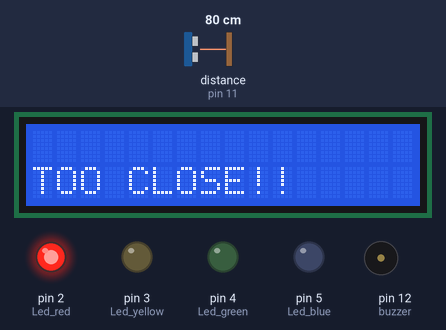
The sketch below on a simulated Arduino Uno, built with avr-gcc and run on an emulated ATmega328P. Shown: 16×2 character LCD, output pins drawn as LEDs (lit = HIGH), buzzer (waves = sounding). Wiring (inferred from the names in the program): ultrasonic range finder: trigger pin 10; echo pin 11. The test bench sets the inputs (shaded band); at power-on: distance to the obstacle (sensor on pin 11) 80 cm. The echo pulse lasts 58.3 µs per cm; pins used as bus, display or sensor lines are not drawn; what the sketch prints to the serial monitor is not drawn.

Above: at 1.3 s.
1.4 s: distance to the obstacle (sensor on pin 11) set to 5 cm
7.4 s: distance to the obstacle (sensor on pin 11) set to 2 cm
At 8.8 s:
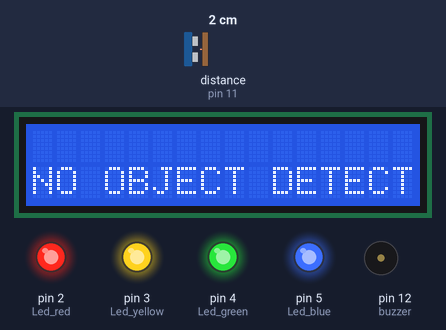
10.1 s: distance to the obstacle (sensor on pin 11) set to 120 cm
At 11.0 s:
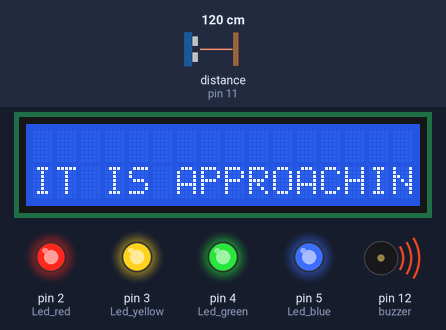
15.8 s: distance to the obstacle (sensor on pin 11) set to 250 cm
At 17.1 s:
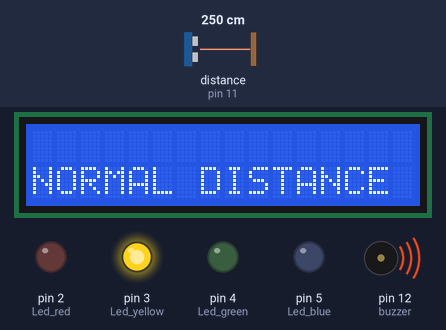
21.8 s: distance to the obstacle (sensor on pin 11) set to 299 cm
At 24.2 s:
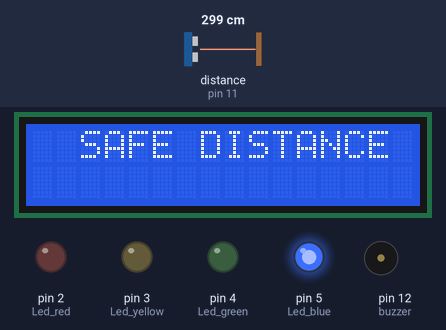
Timing chart, 0 to 28.8 s (numbered marks = the images above; inputs shaded):
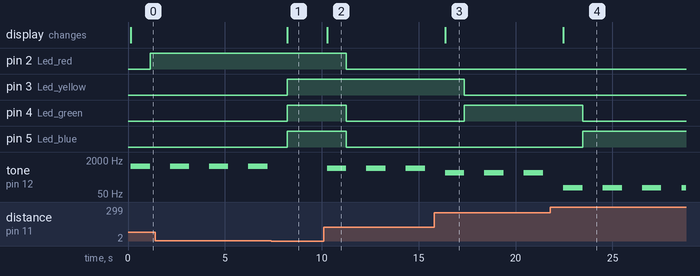

Measured:
- the behaviour switches between 4 and 3 cm on distance to the obstacle (sensor on pin 11) (found by bisection; images 0 and 1)
- after the input at 7.4 s, pin 3 (Led_yellow), pin 4 (Led_green), pin 5 (Led_blue): LOW → HIGH after 0.82 s; tone on pin 12 (buzzer): stays silent (without the input it goes to 1000 Hz after 0.82 s); the display: changes after 0.82 s (image 1)
- after the input at 10.1 s, pin 2 (Led_red), pin 4 (Led_green), pin 5 (Led_blue): HIGH → LOW after 1.2 s; tone on pin 12 (buzzer): alternates 800 Hz for 1.0 s and silent for 1.0 s, starting after 0.17 s; the display: changes after 0.17 s (image 2)
- after the input at 15.8 s, pin 3 (Led_yellow): HIGH → LOW after 1.6 s; pin 4 (Led_green): LOW → HIGH after 1.6 s; the display: changes after 0.56 s (image 3)
- after the input at 21.8 s, pin 4 (Led_green): HIGH → LOW after 1.7 s; pin 5 (Led_blue): LOW → HIGH after 1.7 s; the display: changes after 0.67 s (image 4)
- by itself, tone on pin 12 (buzzer): alternates 1000 Hz for 1.0 s and silent for 1.0 s

The sketch:

CaseStudy3_2_SensorIntegration.ino
```cpp
// ===== library declaration =====
#include <Wire.h>
#include <LiquidCrystal_I2C.h>


// ===== variable pin declaration =====
// === pin LED ===
int buzzer = 12;

//Begin - leds
int Led_red = 2;
int Led_yellow = 3;
int Led_green = 4;
int Led_blue = 5;

// === ultrasonic Pin ===
int triggerPin = 10;
int echoPin = 11;

int inches = 0;
float cm = 0;

// === LCD Pin ===
// Set the LCD address to 0x27 for a 16 chars and 2 line display
LiquidCrystal_I2C lcd(0x27, 16, 2);


// readUltraSonic function
long readUltrasonicDistance(int triggerPin, int echoPin) // Trig & Echo responsible function
{

  //pinmode -> Configures the specified pin to behave either as an input or an output
  //digitalWrite -> The code makes the digital pin 13 an OUTPUT and toggles it by alternating between HIGH and LOW at one second pace
  //delayMicroseconds -> Pauses the program for the amount of time (in microseconds) specified by the parameter
  //pulseIn -> Reads a pulse (either HIGH or LOW ) on a pin

  pinMode(triggerPin, OUTPUT);  // Trig pin
  digitalWrite(triggerPin, LOW);
  delayMicroseconds(2);

  // put the wheat pin on high logic level for 10 us
  digitalWrite(triggerPin, HIGH);
  delayMicroseconds(10);
  digitalWrite(triggerPin, LOW);
  pinMode(echoPin, INPUT);

  //  Reads the Echo pin, and returns the wave travel time in microseconds
  return pulseIn(echoPin, HIGH);
}


void setup() {
  // put your setup code here, to run once:
  // === LED pinSETUP ===
  pinMode(Led_blue, OUTPUT);
  pinMode(Led_green, OUTPUT);
  pinMode(Led_yellow, OUTPUT);
  pinMode(Led_red, OUTPUT);
  //buzzer
  // === Buzzer pinSETUP ===
  pinMode(buzzer, OUTPUT);


  // === LCD pinSETUP ===
    // initialize the LCD
  lcd.begin(16,2);
  lcd.init();
  // Turn on the blacklight and print a message.
  lcd.backlight();
  Serial.begin(9600);
  lcd.setCursor(0, 0);
  lcd.print("WORKSHOP");

}

void loop() {
  // put your main code here, to run repeatedly:

  // signal measurement in cm
  cm = 0.01723 * readUltrasonicDistance(10,11);
  // cm to inch conversion
  inches = (cm / 2.54);

 /* NOTES
minimum distance 3
maximum distance 336
range 333
Number of LEDs 8
*/
  // begin - conditions LEDS
  if ((cm >= 3) && (cm <= 86)) {

   // === set cursor (row, column) ===
    lcd.clear();
    lcd.setCursor(0, 1);
    lcd.print("TOO CLOSE!!");
    Serial.print("RED LIGHT ON");
    tone(12, 1000); // Send 1KHz sound signal...
    delay(1000);        // ...for 1 sec
    noTone(12);

    digitalWrite(Led_red, HIGH);
    digitalWrite(Led_yellow, LOW);
    digitalWrite(Led_green, LOW);
    digitalWrite(Led_blue, LOW);
  }

  else if ((cm >= 87) && (cm <= 170)) {
     // === set cursor (row, column) ===
    lcd.clear();
    lcd.setCursor(0, 1);
    lcd.print("IT IS APPROACHING!");
    Serial.print("YELLOW LIGHT ON");
    tone(12, 800); // Send 1KHz sound signal...
    delay(1000);        // ...for 1 sec
    noTone(12);

    digitalWrite(Led_red, LOW);
    digitalWrite(Led_yellow, HIGH);
    digitalWrite(Led_green, LOW);
    digitalWrite(Led_blue, LOW);
  }

  else if ((cm >= 171) && (cm <= 253)) {
    // === set cursor (row, column) ===
    lcd.clear();
    lcd.setCursor(0, 1);
    lcd.print("NORMAL DISTANCE");
    Serial.print("GREEN LIGHT ON");
    tone(12, 500); // Send 1KHz sound signal...
    delay(1000);        // ...for 1 sec
    noTone(12);

    digitalWrite(Led_red, LOW);
    digitalWrite(Led_yellow, LOW);
    digitalWrite(Led_green, HIGH);
    digitalWrite(Led_blue, LOW);
  }

  else if ((cm >= 254) && (cm <= 336)) {
    // === set cursor (row, column) ===
    lcd.clear();
    lcd.setCursor(2, 0);
    lcd.print("SAFE DISTANCE");
    tone(12, 100); // Send 1KHz sound signal...
    delay(1000);        // ...for 1 sec
    noTone(12);

    Serial.print("BLUE LIGHT ON");
    digitalWrite(Led_red, LOW);
    digitalWrite(Led_yellow, LOW);
    digitalWrite(Led_green, LOW);
    digitalWrite(Led_blue, HIGH);
  }

  else {
    // === set cursor (row, column) ===
    lcd.clear();
    lcd.setCursor(0, 1);
    lcd.print("NO OBJECT DETECTED");
    Serial.print("NO LIGHTS TRIGGERED");
    digitalWrite(Led_red, HIGH);
    digitalWrite(Led_yellow, HIGH);
    digitalWrite(Led_green, HIGH);
    digitalWrite(Led_blue, HIGH);
    }

  //end - conditions LEDS
  inches = (cm / 2.54);
  Serial.println(" ");
  Serial.print(inches);
  Serial.print("in, ");
  Serial.print(cm);
  Serial.println("cm");
  delay(1000); // wait 100 milliseconds


}
```
